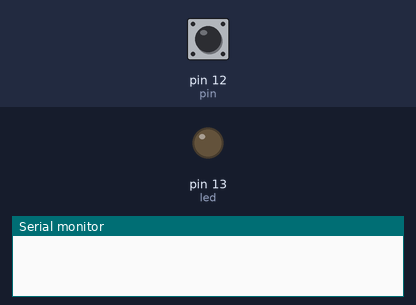
The sketch below on a simulated Arduino Uno, built with avr-gcc and run on an emulated ATmega328P. On the bench: output pins drawn as LEDs (lit = HIGH), the last lines printed to the serial monitor. The test bench sets the inputs (shaded band); at power-on: pin 12 (pin) HIGH.

Above: at 1.2 s.
1.3 s: pin 12 (pin) driven LOW
3.3 s: pin 12 (pin) pulsed HIGH 5 times (0.12 s each, 0.3 s apart)
At 5.0 s:
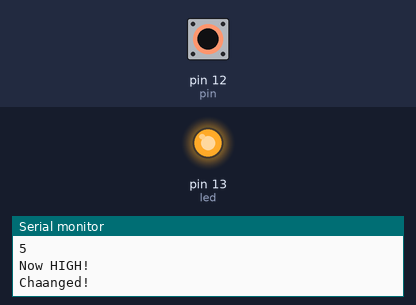
Timing chart, 0 to 6.5 s (numbered marks = the images above; inputs shaded):
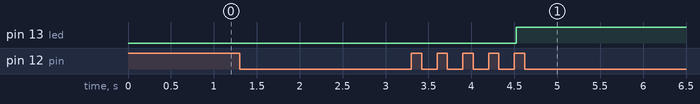

The sketch:

Clap_Switch_for_USB_Devices.ino
```cpp
/*code by Charles Janoah Policarpio
This project controls an LED (or switch any device) after 3 well-timed claps.
*/

#define pin 12
int reading;
boolean state = false;

#define led 13

int eventStatus; //1 = detect 1st clap
                 //2 = delay after 1st clap
                 //3 = detect 2nd clap
                 //4 = delay after 2nd clap
                 //5 = detect 3rd clap


void setup() {
  // put your setup code here, to run once:
  Serial.begin(9600);
  pinMode(pin,INPUT);
  pinMode(led,OUTPUT);
}

void loop() {
  // put your main code here, to run repeatedly:
  //Serial.println(digitalRead(pin));
  eventStatus=0;

  //if there is enough ambient light, turn the lamp off
  reading = digitalRead(pin);
  if(reading == LOW){                //detect 1st clap
    eventStatus++;
    Serial.println(eventStatus);
    delay(500);
  }
  if( eventStatus == 1){             //delay after 1st clap
    for (int i = 0; i<1000; i++){
      reading = digitalRead(pin);
      if(reading == LOW){
        eventStatus=0;
        break;
      }
      if(i = 999){
        eventStatus++;
        Serial.println(eventStatus);
      }
      delay(1);
    }
  }
  if(eventStatus ==2){               //detect 2nd clap
    for (int i = 0; i<1000; i++){
      reading = digitalRead(pin);
      if (reading == LOW){
        eventStatus++;
        Serial.println(eventStatus);
        delay(500);
        break;
      }
      delay(1);
    }
  }
  if( eventStatus == 3){            //delay after 2nd clap
    for (int i = 0; i<1000; i++){
      reading = digitalRead(pin);
      if(reading == LOW){
        eventStatus=0;
        break;
      }
      if(i = 999){
        eventStatus++;
        Serial.println(eventStatus);
      }
      delay(1);
    }
  }
  if(eventStatus ==4){            //detect 3rd clap
    for (int i = 0; i<1000; i++){
      reading = digitalRead(pin);
      if (reading == LOW){
        eventStatus++;
        Serial.println(eventStatus);
        delay(500);
        break;
      }
      delay(1);
    }
  }
  if(eventStatus ==5){            //switch control
    if(state==false){
      state = true;
      Serial.println("Now HIGH!");
    }
    else{
      state = false;
      Serial.println("Now LOW!");
    }
    digitalWrite(led, state);
    Serial.println("Chaanged!");
    delay(500);
  }
}
```

Measured:
- after the input at 3.3 s, pin 13 (led): LOW → HIGH after 1.2 s
